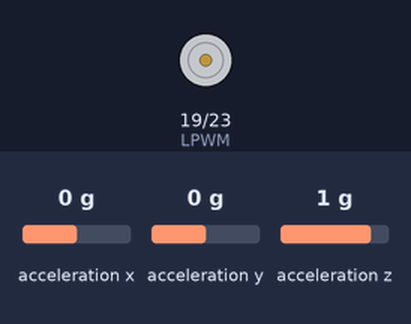
Bench run of a sketch on a simulated Arduino Mega 2560, built with avr-gcc and run on an emulated ATmega2560. On the bench: motor-driver pin pairs drawn as motors (green arrow = first pin HIGH = forward, orange = second pin HIGH = backward, longer = more drive). Inputs (shaded band) come from the test bench; at power-on: acceleration z 1 g, acceleration x 0 g, acceleration y 0 g. What the sketch prints to the serial monitor is not drawn.

Above: at 6.2 s.
6.3 s: acceleration z set to 0.5 g
7.8 s: acceleration z set to 0.2 g
At 9.1 s:
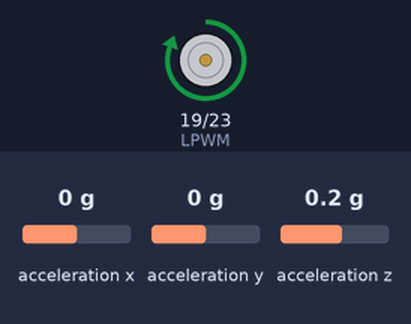
9.6 s: acceleration z set to -0.3 g
11.1 s: acceleration z set to -0.6 g
At 12.3 s:
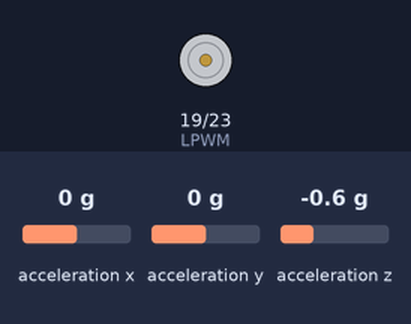
12.6 s: acceleration z set to 0 g
At 13.8 s:
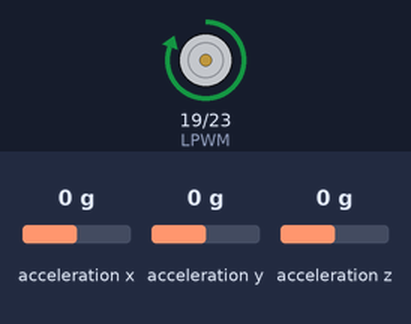
Timing chart, 0 to 15.1 s (numbered marks = the images above; inputs shaded):
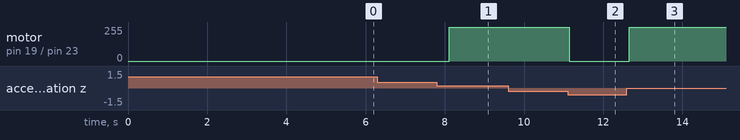

The sketch:

motor_roof_greenhouse.ino
```cpp
#include <Adafruit_Sensor.h>
#include <Adafruit_ADXL345_U.h>

// IMU object
Adafruit_ADXL345_Unified accel = Adafruit_ADXL345_Unified(123);
float xOffset = 0, yOffset = 0, zOffset = 0;
float z=0,x=0,y=0;

#define RPWM 23
#define LPWM 19
#define REN 18
#define LEN 5
#define MOTOR_SPEED 200


void calibrateIMU() {
  float sumX = 0, sumY = 0, sumZ = 0;
  sensors_event_t event;
  for (int i = 0; i < 500; i++) {
    accel.getEvent(&event);
    sumX += event.acceleration.x;
    sumY += event.acceleration.y;
    sumZ += event.acceleration.z;
    delay(5);
  }
  xOffset = sumX / 500.0;
  yOffset = sumY / 500.0;
  zOffset = (sumZ / 500.0) - 9.81;
}

void openRoof() {
  if((z<8) && (z>0)){
    Serial.println("Opening roof...");
    analogWrite(RPWM, MOTOR_SPEED);
    analogWrite(LPWM, 0);
  }
  else{
    stopMotor();
  }
}

void closeRoof() {
  if((z>-4) && (z<3)){
    Serial.println("Closing roof...");
    analogWrite(RPWM, 0);
    analogWrite(LPWM, MOTOR_SPEED);
  }
  else{
    stopMotor();
  }
}

void stopMotor() {
  Serial.println("Stopping motor...");
  analogWrite(RPWM, 0);
  analogWrite(LPWM, 0);
}

void setup() {
  // put your setup code here, to run once:
  Serial.begin(115200);

  if (!accel.begin()) {
    Serial.println("No ADXL345 detected!");
    while (1);
  }

  accel.setRange(ADXL345_RANGE_2_G);
  Serial.println("Calibrating IMU...");
  delay(2000);
  calibrateIMU();
  Serial.println("IMU calibration done.");

  digitalWrite(REN, HIGH);
  digitalWrite(LEN, HIGH);
}

void loop() {
  // put your main code here, to run repeatedly:
  // Get IMU data
  sensors_event_t event;
  accel.getEvent(&event);
  x = event.acceleration.x - xOffset;
  y = event.acceleration.y - yOffset;
  z = event.acceleration.z - zOffset;

  Serial.print("IMU → X: "); Serial.print(x);
  Serial.print(" Y: "); Serial.print(y);
  Serial.print(" Z: "); Serial.println(z);

  int isRaining = 1;

  // Detect if roof is open or closed (example logic)
  if (isRaining) {
    Serial.println("Rain detected & roof open → Closing roof!");
    closeRoof();
      // Add motor/servo control code to close roof
  }
  else if (!isRaining) {
    Serial.println("No rain & roof closed → Opening roof!");
    openRoof();
      // Add motor/servo control code to open roof
  }
  delay(500);
}
```

Measured:
- the behaviour switches between 0.4 and 0.3 g on acceleration z (found by bisection; images 0 and 1)
- the behaviour switches between -0.4 and -0.5 g on acceleration z (found by bisection; images 1 and 2)
- after the input at 6.3 s, every drawn part: stays the same
- after the input at 7.8 s, motor on pin 19 (LPWM) / pin 23 (RPWM): stopped → forward 255/255 after 0.32 s
- after the input at 9.6 s, every drawn part: stays the same
- after the input at 11.1 s, motor on pin 19 (LPWM) / pin 23 (RPWM): forward 255/255 → stopped at once
- after the input at 12.6 s, motor on pin 19 (LPWM) / pin 23 (RPWM): stopped → forward 255/255 after 0.05 s
